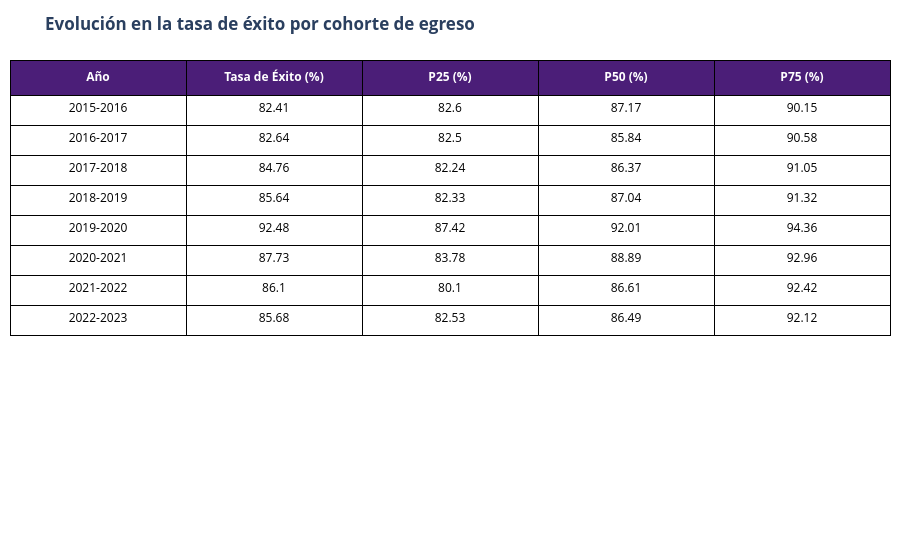

This figure's notebook cell:
### Markdown cell above
### Evolución en la tasa de éxito por cohorte de egreso

### Code cell
dataset_all_data = dataset[(dataset['Carrera'] == 'Informática') & (dataset['Genero'] == 'Ambos Sexos') & (dataset['Tasa'] == 'Exito')].copy()
dataset_all_data = pd.merge(percentiles_por_año_exito, dataset_all_data, on='Anio')
dataset_all_data = dataset_all_data[['Anio', 'Valor', 'P_25', 'P_50', 'P_75']]

fig = go.Figure(data=[go.Table(
    header=dict(
        values=["<b>Año</b>", "<b>Tasa de Éxito (%)</b>", "<b>P25 (%)</b>", "<b>P50 (%)</b>", "<b>P75 (%)</b>"],
        fill_color='#4B1E78', # Morado oscuro similar al de tu imagen
        align='center',
        font=dict(color='white', size=12),
        line_color='black',
        height=35
    ),
    cells=dict(
        values=[dataset_all_data[col] for col in dataset_all_data.columns],
        fill_color='white',
        align=['center'],
        font=dict(color='black', size=12),
        line_color='black',
        height=30
    )
)])

fig.update_layout(
    title="<b>Evolución en la tasa de éxito por cohorte de egreso</b>",
    margin=dict(l=10, r=10, t=60, b=10)
)

fig.show()

### Figure 1 — Plotly figure (JSON) as saved in the notebook; plotly's stock layout.template omitted (floating-point values rounded to 4 significant figures)
{"data": [{"cells": {"align": ["center"], "fill": {"color": "white"}, "font": {"color": "black", "size": 12}, "height": 30, "line": {"color": "black"}, "values": [["2015-2016", "2016-2017", "2017-2018", "2018-2019", "2019-2020", "2020-2021", "2021-2022", "2022-2023"], ["82.41", "82.64", "84.76", "85.64", "92.48", "87.73", "86.1", "85.68"], [82.6, 82.5, 82.24, 82.33, 87.42, 83.78, 80.1, 82.53], [87.17, 85.84, 86.37, 87.04, 92.01, 88.89, 86.61, 86.49], [90.15, 90.58, 91.05, 91.32, 94.36, 92.96, 92.42, 92.12]]}, "header": {"align": "center", "fill": {"color": "#4B1E78"}, "font": {"color": "white", "size": 12}, "height": 35, "line": {"color": "black"}, "values": ["<b>Año</b>", "<b>Tasa de Éxito (%)</b>", "<b>P25 (%)</b>", "<b>P50 (%)</b>", "<b>P75 (%)</b>"]}, "type": "table"}], "layout": {"margin": {"b": 0, "l": 10, "r": 10, "t": 60}, "title": {"text": "<b>Evolución en la tasa de éxito por cohorte de egreso</b>"}}}
